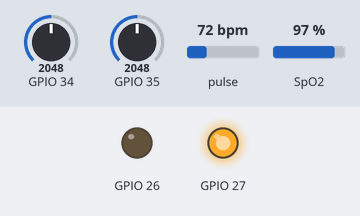
The program below on a simulated ESP32. On the bench: output pins drawn as LEDs (lit = HIGH). The inputs (shaded band) are chosen by the test bench; at power-on: GPIO 34 = 2048, GPIO 35 = 2048, pulse 72 bpm, SpO2 97 %. Storage starts empty; what the program prints to the serial monitor is not drawn.

Above: at 3.7 s.
3.8 s: GPIO 34 set to 404
5.3 s: GPIO 34 set to 355
At 6.3 s:
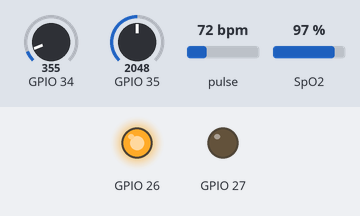
9.8 s: GPIO 34 set to 1228
At 10.8 s:
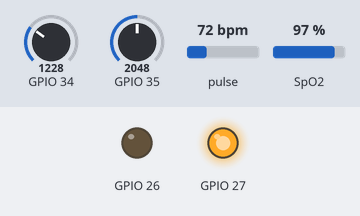
11.3 s: GPIO 34 set to 122
At 12.1 s:
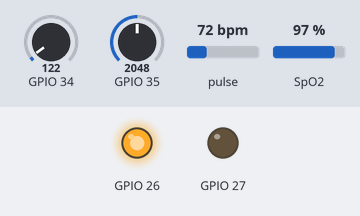
Timing chart, 0 to 13.8 s (numbered marks = the images above; inputs shaded):
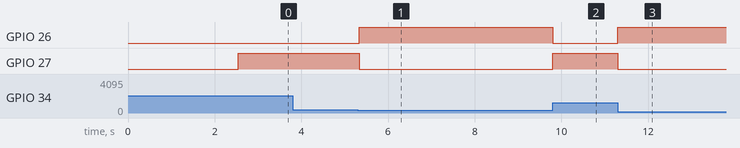

Measured:
- the behaviour switches between 388 and 387 on GPIO 34 (found by bisection; images 0 and 1)
- after the input at 3.8 s, every drawn part: stays the same
- after the input at 5.3 s, GPIO 26: LOW → HIGH at once; GPIO 27: HIGH → LOW at once
- after the input at 9.8 s, GPIO 26: HIGH → LOW at once; GPIO 27: LOW → HIGH at once
- after the input at 11.3 s, GPIO 26: LOW → HIGH at once; GPIO 27: HIGH → LOW at once

The program:

main.cpp
```cpp
#include <Arduino.h>
#include <WiFi.h>
#include <esp_task_wdt.h>
#include "sensor_manager.h"
#include "webserver.h"

void setup() {
    Serial.begin(115200);
    delay(2000);

    Serial.println("\n\n========== INICIO DEL SISTEMA ==========");

    // Deshabilitar watchdog temporalmente para debug
    disableCore0WDT();
    disableCore1WDT();

    // Limpiar WiFi
    WiFi.persistent(false);
    WiFi.disconnect(true);
    WiFi.mode(WIFI_OFF);
    delay(500);

    // Iniciar Access Point
    const char* ssid = "MedicalCare";
    const char* password = "medic2025";

    Serial.println("Iniciando Access Point...");
    WiFi.mode(WIFI_AP);
    if (!WiFi.softAP(ssid, password)) {
        Serial.println("❌ Error al iniciar AP");
        while(1) delay(1000);
    }

    Serial.println("\n===== ACCESS POINT INICIADO =====");
    Serial.print("SSID: ");
    Serial.println(ssid);
    Serial.print("IP: ");
    Serial.println(WiFi.softAPIP());
    Serial.println("=================================\n");

    Serial.println("Inicializando sensores...");
    SensorManager::init();
    Serial.println("✅ Sensores OK");

    Serial.println("Inicializando servidor web...");
    WebServerManager::init();
    Serial.println("✅ Servidor OK");

    Serial.println("\n✅ Sistema listo - Watchdog DESHABILITADO para debug\n");
}

void loop() {
    static unsigned long lastPrint = 0;
    static unsigned long requestCount = 0;

    if (millis() - lastPrint > 2000) {
        Serial.printf("Heap: %d | Stack: %d | Clientes: %d\n",
                      ESP.getFreeHeap(),
                      uxTaskGetStackHighWaterMark(NULL),
                      WiFi.softAPgetStationNum());
        lastPrint = millis();
    }

    SensorManager::update();
    delay(10);
    yield();
}
```

max30102.cpp
```cpp
#include "max30102.h"
#include <Wire.h>
#include "MAX30105.h"
#include "spo2_algorithm.h"

MAX30105 particleSensor;

float MAXSensor::spo2Value = 0.0f;
bool  MAXSensor::spo2Valid = false;

float MAXSensor::heartRate = 0.0f;
bool  MAXSensor::heartRateValid = false;

bool MAXSensor::dataReady = false;

int MAXSensor::sampleCount = 0;

uint32_t MAXSensor::irBuffer[BUFFER_SIZE];
uint32_t MAXSensor::redBuffer[BUFFER_SIZE];

void MAXSensor::init() {
    Wire.begin(21, 22);

    if (!particleSensor.begin(Wire, I2C_SPEED_FAST)) {
        Serial.println("❌ MAX30102 no encontrado");
        return;
    }

    particleSensor.setup();

    particleSensor.setPulseAmplitudeRed(0x0A);
    particleSensor.setPulseAmplitudeIR(0x0A);

    Serial.println("✅ MAX30102 inicializado");

    sampleCount = 0;
    dataReady = false;
}

void MAXSensor::update() {
    if (!particleSensor.check()) return;
    if (!particleSensor.available()) return;

    uint32_t ir  = particleSensor.getIR();
    uint32_t red = particleSensor.getRed();
    particleSensor.nextSample();

    irBuffer[sampleCount]  = ir;
    redBuffer[sampleCount] = red;

    sampleCount++;

    if (sampleCount < BUFFER_SIZE) return;

    // -------- PROCESAR --------
    int32_t spo2;
    int8_t spo2ValidLocal;
    int32_t hr;
    int8_t hrValidLocal;

    maxim_heart_rate_and_oxygen_saturation(
        irBuffer,
        BUFFER_SIZE,
        redBuffer,
        &spo2,
        &spo2ValidLocal,
        &hr,
        &hrValidLocal
    );

    spo2Value      = spo2;
    spo2Valid      = spo2ValidLocal != 0;
    heartRate      = hr;
    heartRateValid = hrValidLocal != 0;

    sampleCount = 0;
    dataReady = true;
}

bool MAXSensor::isReady() {
    if (dataReady) {
        dataReady = false;
        return true;
    }
    return false;
}
```

max30102.h
```cpp
#pragma once

#include <stdint.h>

class MAXSensor {
public:
    static void init();
    static void update();
    static bool isReady();

    static float spo2Value;
    static bool spo2Valid;
    static float heartRate;
    static bool heartRateValid;

private:
    static bool dataReady;
    static int sampleCount;
    static const int BUFFER_SIZE = 100;

public:
    static uint32_t irBuffer[BUFFER_SIZE];
    static uint32_t redBuffer[BUFFER_SIZE];
};
```

mq3.cpp
```cpp
#include "mq3.h"
#include <Arduino.h>

int MQ3::mqPin;
int MQ3::ledVerdePin;
int MQ3::ledRojoPin;

float umbralAlcohol = 0.25;  // Ajusta según calibración real

void MQ3::init(int pin, int verde, int rojo) {
    mqPin = pin;
    ledVerdePin = verde;
    ledRojoPin = rojo;

    pinMode(mqPin, INPUT);
    pinMode(ledVerdePin, OUTPUT);
    pinMode(ledRojoPin, OUTPUT);

    digitalWrite(ledVerdePin, LOW);
    digitalWrite(ledRojoPin, LOW);
}

float MQ3::readAlcohol() {
    int raw = analogRead(mqPin);

    float volts = raw * (3.3 / 4095.0);
    float alcohol = volts * 0.8;  // Ajustar con calibración

    return alcohol;
}

void MQ3::updateLeds(float value) {
    if (value < umbralAlcohol) {
        // No alcohol
        digitalWrite(ledVerdePin, HIGH);
        digitalWrite(ledRojoPin, LOW);
    } else {
        // Sí alcohol
        digitalWrite(ledVerdePin, LOW);
        digitalWrite(ledRojoPin, HIGH);
    }
}
```

mq3.h
```cpp
#pragma once

class MQ3 {
public:
    static void init(int pin, int ledVerde, int ledRojo);
    static float readAlcohol();
    static void updateLeds(float value);

private:
    static int mqPin;
    static int ledVerdePin;
    static int ledRojoPin;
};
```

ntc.cpp
```cpp
#include "ntc.h"
#include <Arduino.h>

static int ntcPin;
static int SERIESRESISTOR;
static float NOMINAL_RESISTANCE;
static float NOMINAL_TEMPERATURE;
static float BCOEFFICIENT;

void NTC::init(int analogPin, int seriesResistor, float nominalRes, float nominalTemp, float bCoef) {
    ntcPin = analogPin;
    SERIESRESISTOR = seriesResistor;
    NOMINAL_RESISTANCE = nominalRes;
    NOMINAL_TEMPERATURE = nominalTemp;
    BCOEFFICIENT = bCoef;

    pinMode(ntcPin, INPUT);
}

float NTC::readTemperature() {
    int reading = analogRead(ntcPin);
    float voltage = reading * (3.3 / 4095.0);
    float resistance = SERIESRESISTOR / ((3.3 / voltage) - 1.0);

    float steinhart = resistance / NOMINAL_RESISTANCE;
    steinhart = log(steinhart);
    steinhart /= BCOEFFICIENT;
    steinhart += 1.0 / (NOMINAL_TEMPERATURE + 273.15);
    steinhart = 1.0 / steinhart;
    steinhart -= 273.15;

    return steinhart;
}
```

ntc.h
```cpp
#ifndef NTC_H
#define NTC_H

namespace NTC {
    void init(int analogPin, int seriesResistor, float nominalRes, float nominalTemp, float bCoef);
    float readTemperature();
}

#endif
```

sensor_manager.cpp
```cpp
#include "sensor_manager.h"
#include <Arduino.h>
#include "mq3.h"
#include "ntc.h"
#include "max30102.h"

// Inicialización de variables estáticas
float SensorManager::mq3Value         = 0.0f;
float SensorManager::temperaturaValue = 0.0f;

float SensorManager::spo2Value        = 0.0f;
bool  SensorManager::spo2Valid        = false;


unsigned long SensorManager::lastSlowUpdate = 0;
unsigned long SensorManager::lastFastUpdate = 0;

void SensorManager::init() {
    MQ3::init(34, 26, 27);
    NTC::init(35, 10000, 10000, 25, 3950);
    MAXSensor::init();

    lastSlowUpdate = 0;
    lastFastUpdate = 0;

    Serial.println("SensorManager inicializado");
}

void SensorManager::update() {
    unsigned long now = millis();

    // Actualización lenta para otros sensores (cada 500ms)
    if (now - lastSlowUpdate >= 50) {
        lastSlowUpdate = now;

        // MQ3 - Sensor de alcohol
        mq3Value = MQ3::readAlcohol();
        MQ3::updateLeds(mq3Value);

        // NTC - Temperatura
        temperaturaValue = NTC::readTemperature();

        // MAX30102 - SpO2
        MAXSensor::update();
        if (MAXSensor::isReady()) {
            spo2Value = MAXSensor::spo2Value;
            spo2Valid = MAXSensor::spo2Valid;
        }
    }
}
```

sensor_manager.h
```cpp
#pragma once

class SensorManager {
public:
    // Variables públicas de sensores
    static float spo2Value;
    static bool spo2Valid;
    static float mq3Value;
    static float temperaturaValue;

    // Métodos principales
    static void init();
    static void update();

private:
    static unsigned long lastSlowUpdate;
    static unsigned long lastFastUpdate;
};
```

webserver.cpp
```cpp
#include "webserver.h"
#include "sensor_manager.h"
#include <ESPAsyncWebServer.h>
#include <SPIFFS.h>

AsyncWebServer server(80);

void WebServerManager::init() {
    if (!SPIFFS.begin(true)) {
        Serial.println("❌ Error montando SPIFFS");
        return;
    }
    Serial.println("✅ SPIFFS montado");

    // Archivos estáticos
    server.serveStatic("/", SPIFFS, "/").setDefaultFile("index.html");

    server.on("/mediciones", HTTP_GET, [](AsyncWebServerRequest* req){
        Serial.println("GET /mediciones");
        req->send(SPIFFS, "/mediciones.html", "text/html");
    });

    // Endpoint combinado MEJORADO con validación
    server.on("/api/sensores", HTTP_GET, [](AsyncWebServerRequest* req){
        Serial.println("GET /api/sensores");

        // Validar BPM antes de enviar

        String json = "{"
            "\"alcohol\":" + String(SensorManager::mq3Value, 2) +
            ",\"temperatura\":" + String(SensorManager::temperaturaValue, 1) +
            ",\"spo2\":" + String(SensorManager::spo2Value, 0) +
        "}";

        req->send(200, "application/json", json);
    });

    server.onNotFound([](AsyncWebServerRequest* req){
        Serial.printf("404: %s\n", req->url().c_str());
        req->send(404, "text/plain", "404 Not Found");
    });

    server.begin();
    Serial.println("✅ Servidor iniciado");
}
```

webserver.h
```cpp
#pragma once

class WebServerManager {
public:
    static void init();
};
```
